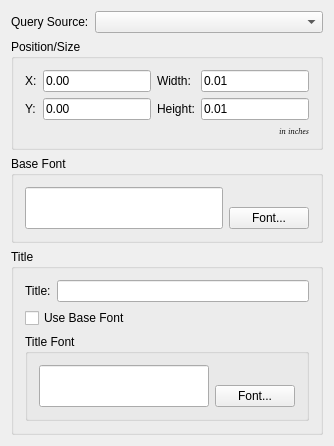
     <widget class="QWidget" name="generalTab" >
      <attribute name="title" >
       <string>General</string>
      </attribute>
      <layout class="QVBoxLayout" >
       <property name="spacing" >
        <number>6</number>
       </property>
       <property name="leftMargin" >
        <number>11</number>
       </property>
       <property name="topMargin" >
        <number>11</number>
       </property>
       <property name="rightMargin" >
        <number>11</number>
       </property>
       <property name="bottomMargin" >
        <number>11</number>
       </property>
       <item>
        <layout class="QHBoxLayout" >
         <property name="spacing" >
          <number>6</number>
         </property>
         <property name="leftMargin" >
          <number>0</number>
         </property>
         <property name="topMargin" >
          <number>0</number>
         </property>
         <property name="rightMargin" >
          <number>0</number>
         </property>
         <property name="bottomMargin" >
          <number>0</number>
         </property>
         <item>
          <widget class="QLabel" name="TextLabel1_3" >
           <property name="text" >
            <string>Query Source:</string>
           </property>
          </widget>
         </item>
         <item>
          <widget class="QueryComboBox" name="cbQuery" >
           <property name="sizePolicy" >
            <sizepolicy vsizetype="Fixed" hsizetype="Expanding" >
             <horstretch>0</horstretch>
             <verstretch>0</verstretch>
            </sizepolicy>
           </property>
          </widget>
         </item>
        </layout>
       </item>
       <item>
        <widget class="QGroupBox" name="GroupBox1" >
         <property name="title" >
          <string>Position/Size</string>
         </property>
         <layout class="QGridLayout" >
          <property name="leftMargin" >
           <number>11</number>
          </property>
          <property name="topMargin" >
           <number>11</number>
          </property>
          <property name="rightMargin" >
           <number>11</number>
          </property>
          <property name="bottomMargin" >
           <number>11</number>
          </property>
          <property name="horizontalSpacing" >
           <number>6</number>
          </property>
          <property name="verticalSpacing" >
           <number>6</number>
          </property>
          <item row="1" column="3" >
           <widget class="QLineEdit" name="leHeight" >
            <property name="text" >
             <string>0.01</string>
            </property>
           </widget>
          </item>
          <item row="0" column="3" >
           <widget class="QLineEdit" name="leWidth" >
            <property name="text" >
             <string>0.01</string>
            </property>
           </widget>
          </item>
          <item row="1" column="0" >
           <widget class="QLabel" name="TextLabel2" >
            <property name="text" >
             <string>Y:</string>
            </property>
           </widget>
          </item>
          <item row="1" column="2" >
           <widget class="QLabel" name="TextLabel4" >
            <property name="text" >
             <string>Height:</string>
            </property>
           </widget>
          </item>
          <item row="0" column="0" >
           <widget class="QLabel" name="TextLabel1_3_2" >
            <property name="text" >
             <string>X:</string>
            </property>
           </widget>
          </item>
          <item row="0" column="2" >
           <widget class="QLabel" name="TextLabel3" >
            <property name="text" >
             <string>Width:</string>
            </property>
           </widget>
          </item>
          <item row="2" column="3" >
           <widget class="QLabel" name="TextLabel5" >
            <property name="font" >
             <font>
              <family>Helvetica [Cronyx]</family>
              <pointsize>6</pointsize>
              <weight>50</weight>
              <italic>true</italic>
              <bold>false</bold>
              <underline>false</underline>
              <strikeout>false</strikeout>
             </font>
            </property>
            <property name="text" >
             <string>in inches</string>
            </property>
            <property name="textFormat" >
             <enum>Qt::AutoText</enum>
            </property>
            <property name="alignment" >
             <set>Qt::AlignRight|Qt::AlignTrailing|Qt::AlignVCenter</set>
            </property>
           </widget>
          </item>
          <item row="1" column="1" >
           <widget class="QLineEdit" name="leYPos" >
            <property name="text" >
             <string>0.00</string>
            </property>
           </widget>
          </item>
          <item row="0" column="1" >
           <widget class="QLineEdit" name="leXPos" >
            <property name="text" >
             <string>0.00</string>
            </property>
           </widget>
          </item>
         </layout>
        </widget>
       </item>
       <item>
        <widget class="QGroupBox" name="GroupBox2" >
         <property name="title" >
          <string>Base Font</string>
         </property>
         <layout class="QHBoxLayout" >
          <property name="spacing" >
           <number>6</number>
          </property>
          <property name="leftMargin" >
           <number>11</number>
          </property>
          <property name="topMargin" >
           <number>11</number>
          </property>
          <property name="rightMargin" >
           <number>11</number>
          </property>
          <property name="bottomMargin" >
           <number>11</number>
          </property>
          <item>
           <widget class="QLineEdit" name="_leBaseFont" >
            <property name="sizePolicy" >
             <sizepolicy vsizetype="Expanding" hsizetype="Expanding" >
              <horstretch>0</horstretch>
              <verstretch>0</verstretch>
             </sizepolicy>
            </property>
            <property name="readOnly" >
             <bool>true</bool>
            </property>
           </widget>
          </item>
          <item>
           <layout class="QVBoxLayout" >
            <property name="spacing" >
             <number>6</number>
            </property>
            <property name="leftMargin" >
             <number>0</number>
            </property>
            <property name="topMargin" >
             <number>0</number>
            </property>
            <property name="rightMargin" >
             <number>0</number>
            </property>
            <property name="bottomMargin" >
             <number>0</number>
            </property>
            <item>
             <spacer>
              <property name="orientation" >
               <enum>Qt::Vertical</enum>
              </property>
              <property name="sizeType" >
               <enum>QSizePolicy::Expanding</enum>
              </property>
              <property name="sizeHint" >
               <size>
                <width>20</width>
                <height>20</height>
               </size>
              </property>
             </spacer>
            </item>
            <item>
             <widget class="QPushButton" name="_btnBaseFont" >
              <property name="text" >
               <string>Font...</string>
              </property>
             </widget>
            </item>
           </layout>
          </item>
         </layout>
        </widget>
       </item>
       <item>
        <widget class="QGroupBox" name="_gbTitle" >
         <property name="title" >
          <string>Title</string>
         </property>
         <layout class="QVBoxLayout" >
          <property name="spacing" >
           <number>6</number>
          </property>
          <property name="leftMargin" >
           <number>11</number>
          </property>
          <property name="topMargin" >
           <number>11</number>
          </property>
          <property name="rightMargin" >
           <number>11</number>
          </property>
          <property name="bottomMargin" >
           <number>11</number>
          </property>
          <item>
           <layout class="QHBoxLayout" >
            <property name="spacing" >
             <number>6</number>
            </property>
            <property name="leftMargin" >
             <number>0</number>
            </property>
            <property name="topMargin" >
             <number>0</number>
            </property>
            <property name="rightMargin" >
             <number>0</number>
            </property>
            <property name="bottomMargin" >
             <number>0</number>
            </property>
            <item>
             <widget class="QLabel" name="_lblTitle" >
              <property name="text" >
               <string>Title:</string>
              </property>
             </widget>
            </item>
            <item>
             <widget class="QLineEdit" name="_leTitle" />
            </item>
           </layout>
          </item>
          <item>
           <widget class="QCheckBox" name="_cbTitleUseBase" >
            <property name="text" >
             <string>Use Base Font</string>
            </property>
           </widget>
          </item>
          <item>
           <widget class="QGroupBox" name="_gbTitleFont" >
            <property name="title" >
             <string>Title Font</string>
            </property>
            <layout class="QHBoxLayout" >
             <property name="spacing" >
              <number>6</number>
             </property>
             <property name="leftMargin" >
              <number>11</number>
             </property>
             <property name="topMargin" >
              <number>11</number>
             </property>
             <property name="rightMargin" >
              <number>11</number>
             </property>
             <property name="bottomMargin" >
              <number>11</number>
             </property>
             <item>
              <widget class="QLineEdit" name="_leTitleFont" >
               <property name="sizePolicy" >
                <sizepolicy vsizetype="Expanding" hsizetype="Expanding" >
                 <horstretch>0</horstretch>
                 <verstretch>0</verstretch>
                </sizepolicy>
               </property>
               <property name="readOnly" >
                <bool>true</bool>
               </property>
              </widget>
             </item>
             <item>
              <layout class="QVBoxLayout" >
               <property name="spacing" >
                <number>6</number>
               </property>
               <property name="leftMargin" >
                <number>0</number>
               </property>
               <property name="topMargin" >
                <number>0</number>
               </property>
               <property name="rightMargin" >
                <number>0</number>
               </property>
               <property name="bottomMargin" >
                <number>0</number>
               </property>
               <item>
                <spacer>
                 <property name="orientation" >
                  <enum>Qt::Vertical</enum>
                 </property>
                 <property name="sizeType" >
                  <enum>QSizePolicy::Expanding</enum>
                 </property>
                 <property name="sizeHint" >
                  <size>
                   <width>20</width>
                   <height>20</height>
                  </size>
                 </property>
                </spacer>
               </item>
               <item>
                <widget class="QPushButton" name="_btnTitleFont" >
                 <property name="text" >
                  <string>Font...</string>
                 </property>
                </widget>
               </item>
              </layout>
             </item>
            </layout>
           </widget>
          </item>
         </layout>
        </widget>
       </item>
      </layout>
     </widget>
